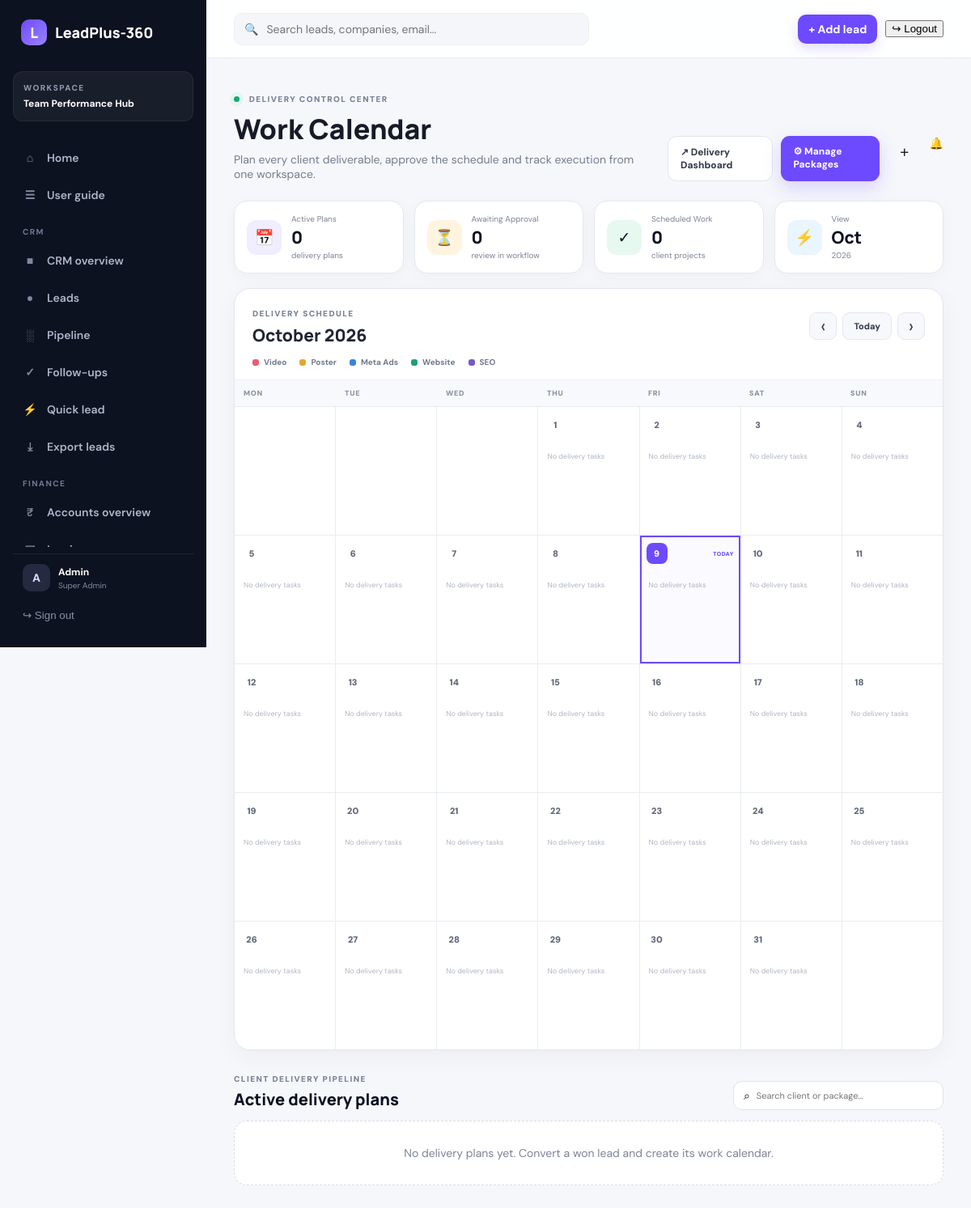
/delivery/calendar/ (signed in), run on the app's committed database.
### Control/models.py (models this page shows, shortened)
class OrganizationSettings(models.Model):
    name = models.CharField(max_length=160, default="LeadPlus-360")
    tagline = models.CharField(max_length=200, blank=True)
    logo = models.ImageField(upload_to="organization/", blank=True, null=True)
    primary_color = models.CharField(max_length=7, default="#6d4aff")
    currency = models.CharField(max_length=3, default="INR")
    tax_id = models.CharField(max_length=80, blank=True)
    billing_email = models.EmailField(blank=True)
    phone = models.CharField(max_length=40, blank=True)
    address = models.TextField(blank=True)
    invoice_prefix = models.CharField(max_length=12, default="INV")
    updated_at = models.DateTimeField(auto_now=True)
    class Meta:
        verbose_name = "Organization settings"
        verbose_name_plural = "Organization settings"
    @classmethod
    def get_solo(cls):
        obj, _ = cls.objects.get_or_create(pk=1)
        return obj

class Role(models.Model):
    name = models.SlugField(max_length=40, unique=True, help_text="Internal key, set once.")
    label = models.CharField(max_length=80)
    description = models.TextField(blank=True)
    level = models.PositiveSmallIntegerField(
        default=100, help_text="Seniority for ordering. Lower numbers are more senior."
    )
    is_active = models.BooleanField(default=True)
    is_system = models.BooleanField(default=False, help_text="Built-in role; cannot be deleted.")
    can_use_crm = models.BooleanField("Can use CRM", default=False)
    sees_all_leads = models.BooleanField("Sees every lead", default=False)
    sees_team_leads = models.BooleanField(
        "Sees leads of direct reports", default=False,
        help_text="Also sees leads owned by employees who report to this user.",
    )
    can_manage_team = models.BooleanField(
        "Team manager", default=False, help_text="Team performance views and data entry."
    )
    can_manage_hr = models.BooleanField(
        "HR access", default=False, help_text="Employees, onboarding, attendance admin, KPIs, TV displays."
    )
    can_manage_accounts = models.BooleanField(
        "Accounts access", default=False, help_text="Customers, invoices, payments, expenses and reports."
    )
    is_privileged = models.BooleanField(
        "Privileged", default=False, help_text="Only a Super Admin may assign this role."
    )
    is_super_admin = models.BooleanField(
        "Super Admin", default=False, help_text="Complete rights, including roles and workflows."
    )
    permissions = models.ManyToManyField(
        "auth.Permission",
        blank=True,
        help_text="Additional permissions granted to users with this role.",
    )
    class Meta:
        ordering = ["level", "label"]

### Delivery/calendar_views.py (the view)
# urls.py: path("calendar/", calendar_views.calendar_dashboard, name="delivery_calendar"),
@login_required
def calendar_dashboard(request):
    if not can_view_calendar(request.user): raise PermissionDenied
    qs = visible_plans(request.user)
    month_raw = request.GET.get("month", "")
    try:
        year, month = [int(x) for x in month_raw.split("-")]
        current = date(year, month, 1)
    except Exception:
        today = timezone.localdate(); current = date(today.year, today.month, 1)
    first_weekday, days = monthrange(current.year, current.month)
    cells = []
    for i in range(first_weekday): cells.append(None)
    tasks = list(DeliveryCalendarTask.objects.filter(plan__in=qs, start_date__year=current.year, start_date__month=current.month).select_related("plan", "plan__lead"))
    by_day = {}
    for task in tasks: by_day.setdefault(task.start_date.day, []).append(task)
    for day in range(1, days + 1): cells.append({"day": day, "date_str": current.replace(day=day).strftime("%Y-%m-%d"), "tasks": by_day.get(day, [])})
    while len(cells) % 7: cells.append(None)
    return render(request, "Delivery/calendar.html", {"plans": qs.order_by("start_date"), "cells": cells, "current": current, "today": timezone.localdate(), "month_prev": (current.replace(day=1)-timedelta(days=1)).strftime("%Y-%m"), "month_next": (current.replace(day=28)+timedelta(days=4)).replace(day=1).strftime("%Y-%m"), "role": role_name(request.user), "is_bdm": role_name(request.user)=="bd_manager" or is_admin(request.user), "reminders": upcoming_reminders(request.user)})

### Delivery/templates/Delivery/calendar.html (shortened to what this page needs)
{% extends "leadplus_base.html" %}
{% block content %}
<div class="wc-shell">
  <div class="wc-hero">
    <div>
      <div class="wc-kicker"><span class="wc-live-dot"></span> DELIVERY CONTROL CENTER</div>
      <h1>Work Calendar</h1>
      <p>Plan every client deliverable, approve the schedule and track execution from one workspace.</p>
    </div>
    <div class="wc-actions">
      <a class="wc-btn wc-btn-light" href="{% url 'delivery_dashboard' %}">↗ Delivery Dashboard</a>
      {% if role == 'bd_manager' or role == 'management' or role == 'bd_executive' or role == 'bd_team_lead' or role == 'super_admin' %}
      <a class="wc-btn wc-btn-primary" href="{% url 'delivery_packages' %}">⚙ Manage Packages</a>
      {% endif %}
      {% if role == 'bd_manager' or role == 'management' or role == 'bd_executive' or role == 'bd_team_lead' or role == 'super_admin' %}
      <a class="wc-btn wc-btn-success" href="{% url 'delivery_calendar_task_quick' today|date:'Y-m-d' %}" title="Add task for today">＋</a>
      {% endif %}
      <a class="wc-notification" href="{% url 'delivery_calendar_date' today|date:'Y-m-d' %}">
        <span class="wc-notif-bell">🔔</span>
      </a>
    </div>
  </div>
  <div class="wc-stats">
    <div class="wc-stat"><span class="wc-stat-icon purple">📅</span><div><small>Active Plans</small><strong>{{ plans|length }}</strong><em>delivery plans</em></div></div>
    <div class="wc-stat"><span class="wc-stat-icon amber">⏳</span><div><small>Awaiting Approval</small><strong>{% widthratio plans|length 1 1 %}</strong><em>review in workflow</em></div></div>
    <div class="wc-stat"><span class="wc-stat-icon green">✓</span><div><small>Scheduled Work</small><strong>{{ plans|length }}</strong><em>client projects</em></div></div>
    <div class="wc-stat"><span class="wc-stat-icon blue">⚡</span><div><small>View</small><strong>{{ current|date:"M" }}</strong><em>{{ current|date:"Y" }}</em></div></div>
  </div>
  <div class="wc-calendar-card">
    <div class="wc-calendar-head">
      <div>
        <span class="wc-section-label">DELIVERY SCHEDULE</span>
        <h2>{{ current|date:"F Y" }}</h2>
      </div>
      <div class="wc-calendar-controls">
        <a class="wc-icon-btn" href="?month={{month_prev}}" aria-label="Previous month">‹</a>
        <a class="wc-today-btn" href="?month={{today|date:'Y-m'}}">Today</a>
        <a class="wc-icon-btn" href="?month={{month_next}}" aria-label="Next month">›</a>
      </div>
    </div>
    <div class="wc-legend">
      <span><i class="video"></i> Video</span><span><i class="poster"></i> Poster</span><span><i class="ads"></i> Meta Ads</span><span><i class="website"></i> Website</span><span><i class="seo"></i> SEO</span>
    </div>
    <div class="wc-weekdays"><div>MON</div><div>TUE</div><div>WED</div><div>THU</div><div>FRI</div><div>SAT</div><div>SUN</div></div>
    <div class="wc-grid">
      {% for cell in cells %}
        {% if cell %}
        <div class="wc-day {% if current.year == today.year and current.month == today.month and cell.day == today.day %}is-today{% endif %}">
          <div class="wc-day-top"><span class="wc-day-number"><a href="{% url 'delivery_calendar_date' cell.date_str %}">{{cell.day}}</a></span>{% if current.year == today.year and current.month == today.month and cell.day == today.day %}<span class="wc-today-dot">TODAY</span>{% endif %}</div>
          <div class="wc-day-tasks">
          {% for task in cell.tasks %}
            <a class="wc-task task-{{task.task_type}}" href="{% url 'delivery_calendar_plan_edit' task.plan.pk %}">
              <span class="wc-task-art">{% if task.gif_url %}<img src="{{task.gif_url}}" alt="">{% else %}{{task.icon}}{% endif %}</span>
              <span class="wc-task-body"><b>{{task.title}}</b><small>{{task.plan.client_name}}</small><span class="wc-task-meta">{{task.progress}}% · {{task.plan.package_name}}{% if task.reminder_enabled %} 🔔{% endif %}</span></span>
            </a>
          {% empty %}<div class="wc-empty-day">No delivery tasks</div>{% endfor %}
          </div>
        </div>
        {% else %}<div class="wc-day wc-blank"></div>{% endif %}
      {% endfor %}
    </div>
  </div>
  <div class="wc-bottom-head">
    <div><span class="wc-section-label">CLIENT DELIVERY PIPELINE</span><h2>Active delivery plans</h2></div>
    <div class="wc-search"><span>⌕</span><input id="wcSearch" type="search" placeholder="Search client or package…"></div>
  </div>
  <div class="wc-plan-grid" id="wcPlans">
    {% for plan in plans %}
    <a class="wc-plan-card" data-search="{{plan.client_name}} {{plan.package_name}}" href="{% url 'delivery_calendar_plan_edit' plan.pk %}">
      <div class="wc-plan-top"><span class="wc-client-avatar">{{ plan.client_name|first|upper }}</span><div><h3>{{plan.client_name}}</h3><p>{{plan.package_name}}</p></div><span class="wc-status {{plan.status}}">{{plan.get_status_display}}</span></div>
      <div class="wc-plan-progress"><div><span>Delivery progress</span><b>{{plan.progress}}%</b></div><div class="wc-progress"><i style="width:{{plan.progress}}%"></i></div></div>
      <div class="wc-plan-foot"><span>👤 {{plan.bde.get_full_name|default:plan.bde.username|default:'Unassigned'}}</span><span>🎯 {{plan.target_completion_date|date:"d M Y"|default:"No target"}}</span></div>
    </a>
    {% empty %}<div class="wc-no-plans">No delivery plans yet. Convert a won lead and create its work calendar.</div>{% endfor %}
  </div>
</div>
{% endblock %}

### templates/leadplus_base.html (shortened to what this page needs)
{% load static %}
<!doctype html><html lang="en"><head>
<link rel="stylesheet" href="{% static 'leadplus/app.css' %}">
<link rel="stylesheet" href="{% static 'leadplus/modules.css' %}?v=2">
<link rel="stylesheet" href="{% static 'leadplus/accounts.css' %}">
</head><body>
{% with url=request.resolver_match.url_name %}
<div class="app-shell">
<aside class="sidebar" id="sidebar">
  <a class="brand" href="{% url 'home' %}">{% if organization.logo %}<img class="brand-logo" src="{{ organization.logo.url }}" alt="{{ organization.name }}">{% else %}<span class="brand-mark">{{ organization.name|first|upper }}</span>{% endif %}<span>{{ organization.name }}</span></a>
  <div class="workspace"><small>WORKSPACE</small><strong>Team Performance Hub</strong></div>
<nav>
    <a class="{% if url == 'home' %}active{% endif %}" href="{% url 'home' %}"><i>⌂</i> Home</a>
    <a class="{% if url == 'guide' %}active{% endif %}" href="{% url 'guide' %}"><i>☰</i> User guide</a>
    {% if nav.crm %}
    <div class="nav-label">CRM</div>
    <a class="{% if url == 'leadplus_dashboard' %}active{% endif %}" href="{% url 'leadplus_dashboard' %}"><i>■</i> CRM overview</a>
    <a class="{% if url == 'leads' or url == 'lead_detail' or url == 'lead_edit' or url == 'lead_create' %}active{% endif %}" href="{% url 'leads' %}"><i>●</i> Leads</a>
    <a class="{% if url == 'pipeline' %}active{% endif %}" href="{% url 'pipeline' %}"><i>░</i> Pipeline</a>
    <a class="{% if url == 'tasks' or url == 'add_task' %}active{% endif %}" href="{% url 'tasks' %}"><i>✓</i> Follow-ups</a>
    <a class="{% if url == 'quick_lead' %}active{% endif %}" href="{% url 'quick_lead' %}"><i>⚡</i> Quick lead</a>
    <a class="{% if url == 'export_leads' %}active{% endif %}" href="{% url 'export_leads' %}"><i>⤓</i> Export leads</a>
    {% endif %}
    {% if nav.accounts %}
    <div class="nav-label">Finance</div>
    <a class="{% if url == 'accounts_dashboard' %}active{% endif %}" href="{% url 'accounts_dashboard' %}"><i>₹</i> Accounts overview</a>
    <a class="{% if url == 'account_invoices' or url == 'account_invoice_create' or url == 'account_invoice_detail' %}active{% endif %}" href="{% url 'account_invoices' %}"><i>▣</i> Invoices</a>
    {% endif %}
  </nav>
  <div class="sidebar-bottom">
    <a class="user-mini" href="{% url 'profile' %}"><span class="avatar">{{ request.user.username|first|upper }}</span><div><b>{{ request.user.get_full_name|default:request.user.username }}</b><small>{{ nav.role_label|default:"Team member" }}</small></div></a>
    <form action="{% url 'logout' %}" method="post">{% csrf_token %}<button type="submit" class="logout">↪ Sign out</button></form>
  </div>
</aside>
<main class="main">
<header class="topbar"><button class="mobile-menu" onclick="document.getElementById('sidebar').classList.toggle('open')">☰</button>
 {% if nav.crm %}<div class="top-search">🔍 <input id="globalSearch" placeholder="Search leads, companies, email..." autocomplete="off"></div>{% else %}<div class="top-search"></div>{% endif %}
 <div class="top-actions">{% if nav.crm %}<a class="primary-btn small" href="{% url 'lead_create' %}">+ Add lead</a>{% endif %}<form action="{% url 'logout' %}" method="post" class="top-logout-form">{% csrf_token %}<button type="submit" class="top-logout">↪ Logout</button></form></div>
</header>
<div class="content">
{% block content %}{% endblock %}
</div>
</main></div>
{% endwith %}
</body></html>

### data on the page
OrganizationSettings: name|first "L", name "LeadPlus-360"
Role: role_label "Super Admin"

### other printed values
{{ request.user.username|first|upper }} "A"
{{ request.user.get_full_name|default:request.user.username }} "Admin"
{{ plans|length }} "0"
{{ current|date:"M" }} "Oct"
{{ current|date:"Y" }} "2026"
{{ current|date:"F Y" }} "October 2026"
{{ cell.day }} "1" "2" "3" "4" "5" "6" "7" "8" "9" "10" "11" "12" "13" "14" "15" "16" "17" "18" "19" "20" "21" "22" "23" "24" "25" "26" "27" "28" "29" "30" "31"
